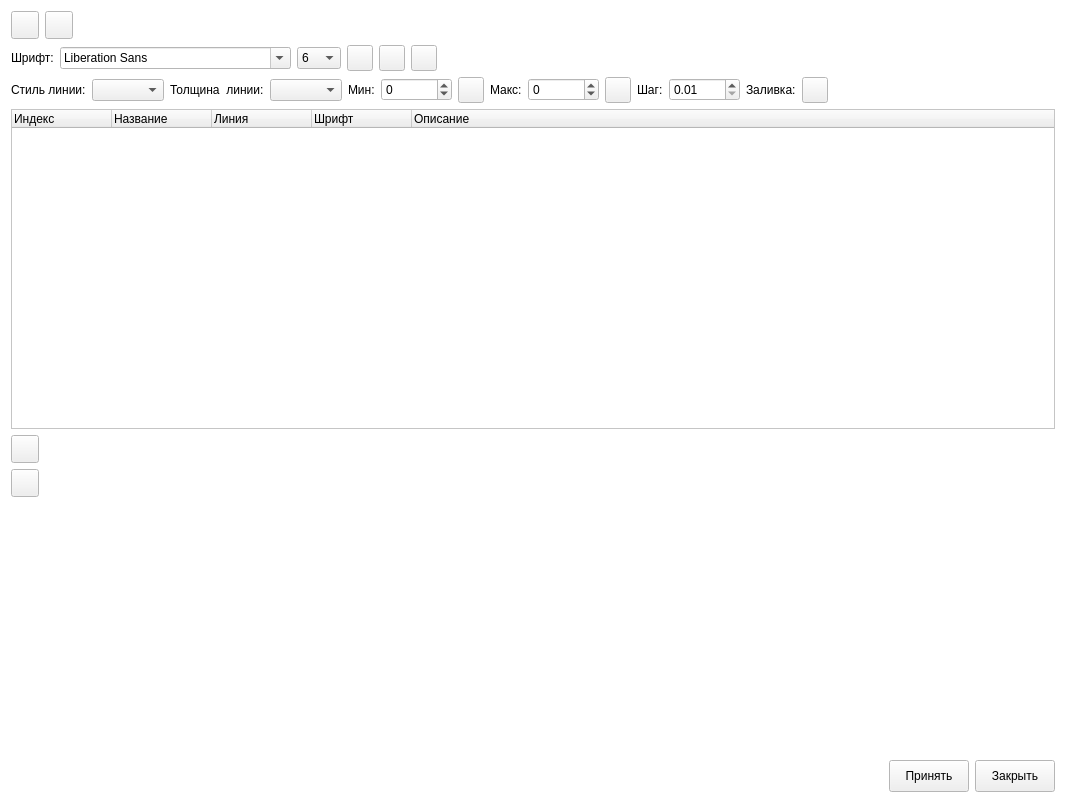
<?xml version="1.0" encoding="UTF-8"?>
<ui version="4.0">
 <class>Settings</class>
 <widget class="QWidget" name="Settings">
  <property name="geometry">
   <rect>
    <x>0</x>
    <y>0</y>
    <width>1066</width>
    <height>803</height>
   </rect>
  </property>
  <property name="palette">
   <palette>
    <active>
     <colorrole role="Base">
      <brush brushstyle="SolidPattern">
       <color alpha="255">
        <red>255</red>
        <green>255</green>
        <blue>255</blue>
       </color>
      </brush>
     </colorrole>
     <colorrole role="Window">
      <brush brushstyle="SolidPattern">
       <color alpha="255">
        <red>255</red>
        <green>255</green>
        <blue>255</blue>
       </color>
      </brush>
     </colorrole>
    </active>
    <inactive>
     <colorrole role="Base">
      <brush brushstyle="SolidPattern">
       <color alpha="255">
        <red>255</red>
        <green>255</green>
        <blue>255</blue>
       </color>
      </brush>
     </colorrole>
     <colorrole role="Window">
      <brush brushstyle="SolidPattern">
       <color alpha="255">
        <red>255</red>
        <green>255</green>
        <blue>255</blue>
       </color>
      </brush>
     </colorrole>
    </inactive>
    <disabled>
     <colorrole role="Base">
      <brush brushstyle="SolidPattern">
       <color alpha="255">
        <red>255</red>
        <green>255</green>
        <blue>255</blue>
       </color>
      </brush>
     </colorrole>
     <colorrole role="Window">
      <brush brushstyle="SolidPattern">
       <color alpha="255">
        <red>255</red>
        <green>255</green>
        <blue>255</blue>
       </color>
      </brush>
     </colorrole>
    </disabled>
   </palette>
  </property>
  <property name="windowTitle">
   <string>Настройка отображения изолиний</string>
  </property>
  <layout class="QVBoxLayout" name="verticalLayout">
   <item>
    <layout class="QHBoxLayout" name="horizontalLayout_3">
     <item>
      <widget class="QToolButton" name="addButton">
       <property name="minimumSize">
        <size>
         <width>28</width>
         <height>28</height>
        </size>
       </property>
       <property name="maximumSize">
        <size>
         <width>28</width>
         <height>28</height>
        </size>
       </property>
       <property name="toolTip">
        <string>Добавить</string>
       </property>
       <property name="text">
        <string/>
       </property>
       <property name="icon">
        <iconset>
         <normaloff>:/meteo/icons/tools/plus.png</normaloff>:/meteo/icons/tools/plus.png</iconset>
       </property>
      </widget>
     </item>
     <item>
      <widget class="QToolButton" name="removeButton">
       <property name="minimumSize">
        <size>
         <width>28</width>
         <height>28</height>
        </size>
       </property>
       <property name="maximumSize">
        <size>
         <width>28</width>
         <height>28</height>
        </size>
       </property>
       <property name="toolTip">
        <string>Удалить</string>
       </property>
       <property name="text">
        <string/>
       </property>
       <property name="icon">
        <iconset>
         <normaloff>:/meteo/icons/tools/minus.png</normaloff>:/meteo/icons/tools/minus.png</iconset>
       </property>
      </widget>
     </item>
     <item>
      <spacer name="horizontalSpacer_3">
       <property name="orientation">
        <enum>Qt::Horizontal</enum>
       </property>
       <property name="sizeHint" stdset="0">
        <size>
         <width>40</width>
         <height>20</height>
        </size>
       </property>
      </spacer>
     </item>
    </layout>
   </item>
   <item>
    <widget class="QWidget" name="edit" native="true">
     <layout class="QGridLayout" name="gridLayout">
      <property name="margin">
       <number>0</number>
      </property>
      <item row="0" column="0">
       <layout class="QHBoxLayout" name="horizontalLayout">
        <item>
         <widget class="QLabel" name="label_8">
          <property name="text">
           <string>Шрифт:</string>
          </property>
         </widget>
        </item>
        <item>
         <widget class="QFontComboBox" name="fontBox"/>
        </item>
        <item>
         <widget class="QComboBox" name="textSize">
          <property name="maximumSize">
           <size>
            <width>50</width>
            <height>16777215</height>
           </size>
          </property>
          <item>
           <property name="text">
            <string>6</string>
           </property>
          </item>
          <item>
           <property name="text">
            <string>7</string>
           </property>
          </item>
          <item>
           <property name="text">
            <string>8</string>
           </property>
          </item>
          <item>
           <property name="text">
            <string>9</string>
           </property>
          </item>
          <item>
           <property name="text">
            <string>10</string>
           </property>
          </item>
          <item>
           <property name="text">
            <string>11</string>
           </property>
          </item>
          <item>
           <property name="text">
            <string>12</string>
           </property>
          </item>
          <item>
           <property name="text">
            <string>13</string>
           </property>
          </item>
          <item>
           <property name="text">
            <string>14</string>
           </property>
          </item>
          <item>
           <property name="text">
            <string>15</string>
           </property>
          </item>
          <item>
           <property name="text">
            <string>16</string>
           </property>
          </item>
          <item>
           <property name="text">
            <string>18</string>
           </property>
          </item>
          <item>
           <property name="text">
            <string>20</string>
           </property>
          </item>
          <item>
           <property name="text">
            <string>22</string>
           </property>
          </item>
          <item>
           <property name="text">
            <string>24</string>
           </property>
          </item>
          <item>
           <property name="text">
            <string>26</string>
           </property>
          </item>
          <item>
           <property name="text">
            <string>28</string>
           </property>
          </item>
          <item>
           <property name="text">
            <string>32</string>
           </property>
          </item>
          <item>
           <property name="text">
            <string>36</string>
           </property>
          </item>
          <item>
           <property name="text">
            <string>40</string>
           </property>
          </item>
          <item>
           <property name="text">
            <string>44</string>
           </property>
          </item>
          <item>
           <property name="text">
            <string>48</string>
           </property>
          </item>
          <item>
           <property name="text">
            <string>54</string>
           </property>
          </item>
          <item>
           <property name="text">
            <string>60</string>
           </property>
          </item>
          <item>
           <property name="text">
            <string>66</string>
           </property>
          </item>
          <item>
           <property name="text">
            <string>72</string>
           </property>
          </item>
          <item>
           <property name="text">
            <string>80</string>
           </property>
          </item>
          <item>
           <property name="text">
            <string>88</string>
           </property>
          </item>
          <item>
           <property name="text">
            <string>96</string>
           </property>
          </item>
         </widget>
        </item>
        <item>
         <widget class="QToolButton" name="boldBtn">
          <property name="minimumSize">
           <size>
            <width>26</width>
            <height>26</height>
           </size>
          </property>
          <property name="maximumSize">
           <size>
            <width>26</width>
            <height>26</height>
           </size>
          </property>
          <property name="toolTip">
           <string>Жирный</string>
          </property>
          <property name="statusTip">
           <string/>
          </property>
          <property name="text">
           <string/>
          </property>
          <property name="icon">
           <iconset>
            <normaloff>:/meteo/icons/map/bold.png</normaloff>:/meteo/icons/map/bold.png</iconset>
          </property>
          <property name="iconSize">
           <size>
            <width>16</width>
            <height>16</height>
           </size>
          </property>
          <property name="checkable">
           <bool>true</bool>
          </property>
         </widget>
        </item>
        <item>
         <widget class="QToolButton" name="italicBtn">
          <property name="minimumSize">
           <size>
            <width>26</width>
            <height>26</height>
           </size>
          </property>
          <property name="maximumSize">
           <size>
            <width>26</width>
            <height>26</height>
           </size>
          </property>
          <property name="toolTip">
           <string>Курсив</string>
          </property>
          <property name="statusTip">
           <string/>
          </property>
          <property name="text">
           <string/>
          </property>
          <property name="icon">
           <iconset>
            <normaloff>:/meteo/icons/map/italic.png</normaloff>:/meteo/icons/map/italic.png</iconset>
          </property>
          <property name="iconSize">
           <size>
            <width>16</width>
            <height>16</height>
           </size>
          </property>
          <property name="checkable">
           <bool>true</bool>
          </property>
         </widget>
        </item>
        <item>
         <widget class="QToolButton" name="underlineBtn">
          <property name="minimumSize">
           <size>
            <width>26</width>
            <height>26</height>
           </size>
          </property>
          <property name="maximumSize">
           <size>
            <width>26</width>
            <height>26</height>
           </size>
          </property>
          <property name="toolTip">
           <string>Подчеркнутый</string>
          </property>
          <property name="statusTip">
           <string/>
          </property>
          <property name="text">
           <string/>
          </property>
          <property name="icon">
           <iconset>
            <normaloff>:/meteo/icons/map/underline.png</normaloff>:/meteo/icons/map/underline.png</iconset>
          </property>
          <property name="iconSize">
           <size>
            <width>16</width>
            <height>16</height>
           </size>
          </property>
          <property name="checkable">
           <bool>true</bool>
          </property>
         </widget>
        </item>
        <item>
         <spacer name="horizontalSpacer">
          <property name="orientation">
           <enum>Qt::Horizontal</enum>
          </property>
          <property name="sizeHint" stdset="0">
           <size>
            <width>40</width>
            <height>20</height>
           </size>
          </property>
         </spacer>
        </item>
       </layout>
      </item>
      <item row="1" column="0">
       <layout class="QHBoxLayout" name="horizontalLayout_5">
        <item>
         <widget class="QLabel" name="label_9">
          <property name="text">
           <string>Стиль линии:</string>
          </property>
         </widget>
        </item>
        <item>
         <widget class="QComboBox" name="lineBox"/>
        </item>
        <item>
         <widget class="QLabel" name="label_10">
          <property name="text">
           <string>Толщина  линии:</string>
          </property>
         </widget>
        </item>
        <item>
         <widget class="QComboBox" name="widthBox">
          <property name="maximumSize">
           <size>
            <width>16777215</width>
            <height>16777215</height>
           </size>
          </property>
         </widget>
        </item>
        <item>
         <widget class="QLabel" name="label_5">
          <property name="text">
           <string>Мин:</string>
          </property>
         </widget>
        </item>
        <item>
         <widget class="QSpinBox" name="spinisomin">
          <property name="minimum">
           <number>-1000000</number>
          </property>
          <property name="maximum">
           <number>1000000</number>
          </property>
         </widget>
        </item>
        <item>
         <widget class="QToolButton" name="colorBtnMin">
          <property name="minimumSize">
           <size>
            <width>26</width>
            <height>26</height>
           </size>
          </property>
          <property name="maximumSize">
           <size>
            <width>26</width>
            <height>26</height>
           </size>
          </property>
          <property name="toolTip">
           <string/>
          </property>
          <property name="autoFillBackground">
           <bool>false</bool>
          </property>
          <property name="text">
           <string/>
          </property>
         </widget>
        </item>
        <item>
         <widget class="QLabel" name="label_6">
          <property name="text">
           <string>Макс:</string>
          </property>
         </widget>
        </item>
        <item>
         <widget class="QSpinBox" name="spinisomax">
          <property name="minimum">
           <number>-1000000</number>
          </property>
          <property name="maximum">
           <number>1000000</number>
          </property>
         </widget>
        </item>
        <item>
         <widget class="QToolButton" name="colorBtnMax">
          <property name="minimumSize">
           <size>
            <width>26</width>
            <height>26</height>
           </size>
          </property>
          <property name="maximumSize">
           <size>
            <width>26</width>
            <height>26</height>
           </size>
          </property>
          <property name="autoFillBackground">
           <bool>false</bool>
          </property>
          <property name="text">
           <string/>
          </property>
         </widget>
        </item>
        <item>
         <widget class="QLabel" name="label">
          <property name="text">
           <string>Шаг:</string>
          </property>
         </widget>
        </item>
        <item>
         <widget class="QDoubleSpinBox" name="spinisostep">
          <property name="minimum">
           <double>0.010000000000000</double>
          </property>
          <property name="maximum">
           <double>1000.000000000000000</double>
          </property>
          <property name="value">
           <double>0.010000000000000</double>
          </property>
         </widget>
        </item>
        <item>
         <widget class="QLabel" name="label_7">
          <property name="text">
           <string>Заливка:</string>
          </property>
         </widget>
        </item>
        <item>
         <widget class="QToolButton" name="colorBtnFill">
          <property name="minimumSize">
           <size>
            <width>26</width>
            <height>26</height>
           </size>
          </property>
          <property name="maximumSize">
           <size>
            <width>26</width>
            <height>26</height>
           </size>
          </property>
          <property name="autoFillBackground">
           <bool>false</bool>
          </property>
          <property name="text">
           <string/>
          </property>
         </widget>
        </item>
        <item>
         <spacer name="horizontalSpacer_4">
          <property name="orientation">
           <enum>Qt::Horizontal</enum>
          </property>
          <property name="sizeHint" stdset="0">
           <size>
            <width>40</width>
            <height>20</height>
           </size>
          </property>
         </spacer>
        </item>
       </layout>
      </item>
     </layout>
    </widget>
   </item>
   <item>
    <widget class="QTreeWidget" name="treeWidget">
     <property name="rootIsDecorated">
      <bool>false</bool>
     </property>
     <column>
      <property name="text">
       <string>Индекс</string>
      </property>
     </column>
     <column>
      <property name="text">
       <string>Название</string>
      </property>
     </column>
     <column>
      <property name="text">
       <string>Линия</string>
      </property>
     </column>
     <column>
      <property name="text">
       <string>Шрифт</string>
      </property>
     </column>
     <column>
      <property name="text">
       <string>Описание</string>
      </property>
     </column>
    </widget>
   </item>
   <item>
    <layout class="QGridLayout" name="gridLayout_4">
     <item row="0" column="0">
      <widget class="QToolButton" name="addLevelBtn">
       <property name="minimumSize">
        <size>
         <width>28</width>
         <height>28</height>
        </size>
       </property>
       <property name="maximumSize">
        <size>
         <width>28</width>
         <height>28</height>
        </size>
       </property>
       <property name="toolTip">
        <string>Добавить</string>
       </property>
       <property name="text">
        <string/>
       </property>
       <property name="icon">
        <iconset>
         <normaloff>:/meteo/icons/tools/plus.png</normaloff>:/meteo/icons/tools/plus.png</iconset>
       </property>
      </widget>
     </item>
     <item row="0" column="1" rowspan="3">
      <widget class="QWidget" name="leveltree" native="true">
       <property name="autoFillBackground">
        <bool>false</bool>
       </property>
       <layout class="QGridLayout" name="gridLayout_3">
        <property name="margin">
         <number>0</number>
        </property>
       </layout>
      </widget>
     </item>
     <item row="1" column="0">
      <widget class="QToolButton" name="rmLevelBtn">
       <property name="minimumSize">
        <size>
         <width>28</width>
         <height>28</height>
        </size>
       </property>
       <property name="maximumSize">
        <size>
         <width>28</width>
         <height>28</height>
        </size>
       </property>
       <property name="toolTip">
        <string>Удалить</string>
       </property>
       <property name="text">
        <string/>
       </property>
       <property name="icon">
        <iconset>
         <normaloff>:/meteo/icons/tools/minus.png</normaloff>:/meteo/icons/tools/minus.png</iconset>
       </property>
      </widget>
     </item>
     <item row="2" column="0">
      <spacer name="verticalSpacer_2">
       <property name="orientation">
        <enum>Qt::Vertical</enum>
       </property>
       <property name="sizeHint" stdset="0">
        <size>
         <width>20</width>
         <height>40</height>
        </size>
       </property>
      </spacer>
     </item>
    </layout>
   </item>
   <item>
    <layout class="QHBoxLayout" name="horizontalLayout_2">
     <item>
      <spacer name="horizontalSpacer_2">
       <property name="orientation">
        <enum>Qt::Horizontal</enum>
       </property>
       <property name="sizeHint" stdset="0">
        <size>
         <width>314</width>
         <height>29</height>
        </size>
       </property>
      </spacer>
     </item>
     <item>
      <widget class="QPushButton" name="saveBtn">
       <property name="enabled">
        <bool>true</bool>
       </property>
       <property name="minimumSize">
        <size>
         <width>0</width>
         <height>32</height>
        </size>
       </property>
       <property name="text">
        <string>Принять</string>
       </property>
       <property name="autoDefault">
        <bool>false</bool>
       </property>
      </widget>
     </item>
     <item>
      <widget class="QPushButton" name="closeBtn">
       <property name="minimumSize">
        <size>
         <width>0</width>
         <height>32</height>
        </size>
       </property>
       <property name="toolTip">
        <string>Отменить</string>
       </property>
       <property name="text">
        <string>Закрыть</string>
       </property>
       <property name="autoDefault">
        <bool>false</bool>
       </property>
       <property name="default">
        <bool>false</bool>
       </property>
      </widget>
     </item>
    </layout>
   </item>
  </layout>
  <zorder>treeWidget</zorder>
  <zorder>edit</zorder>
 </widget>
 <resources>
  <include location="../../../../novost/etc/novost.icons.qrc"/>
 </resources>
 <connections/>
</ui>
